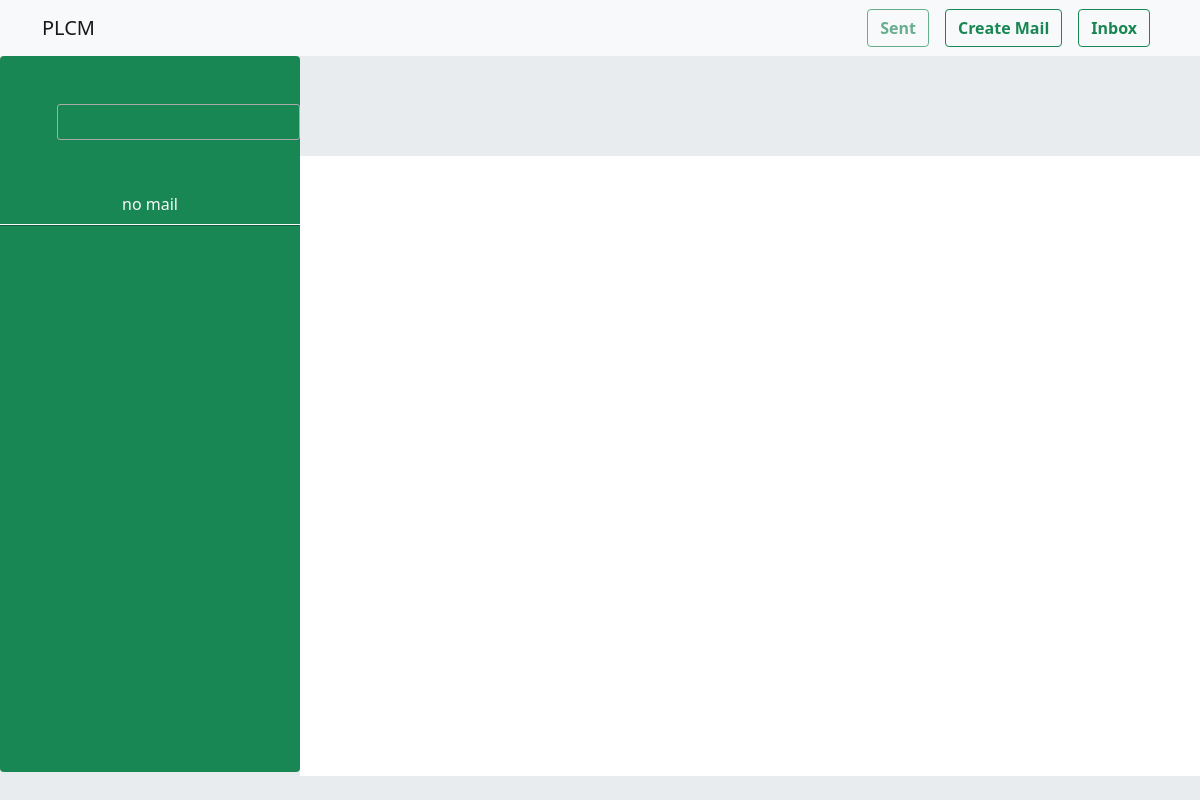
The app's page /send_mail.php (signed in), older data.
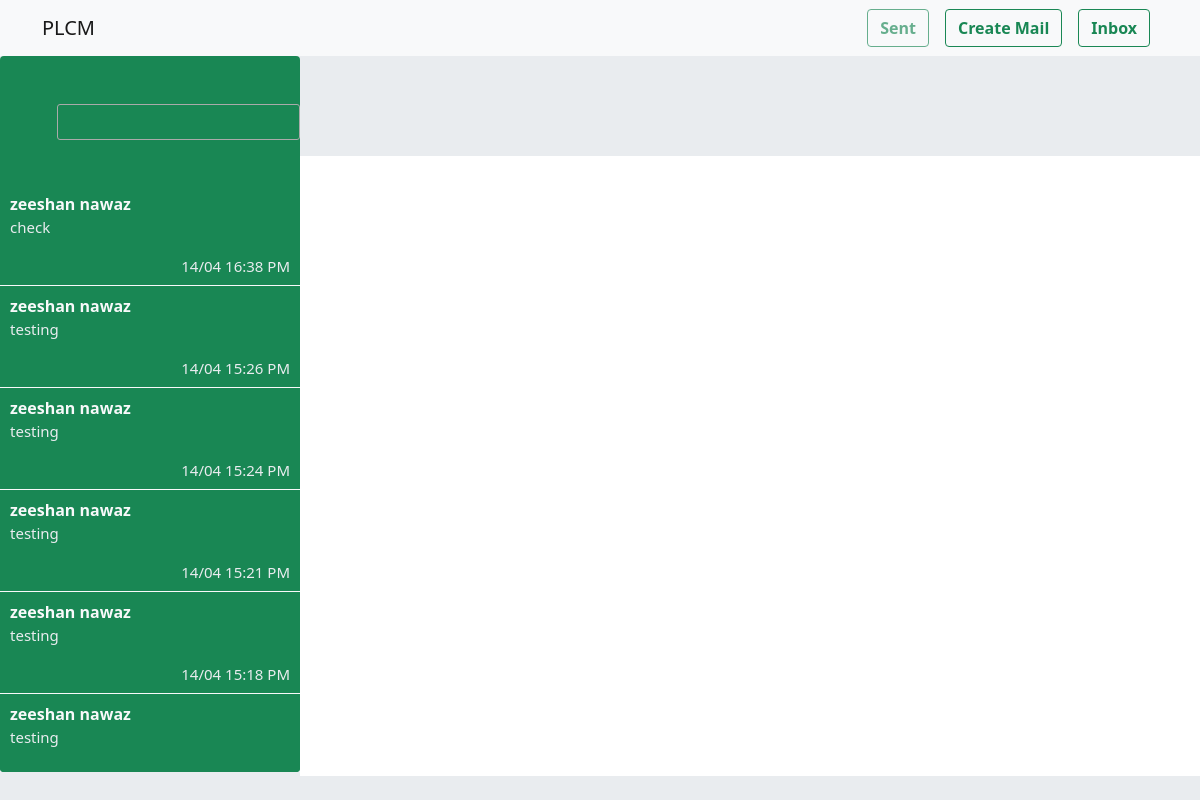
The same page, newer data.
### tables this page shows
CREATE TABLE `emails` (
  `e_id` int(11) NOT NULL,
  `crt_id` int(11) NOT NULL,
  `m_id` int(11) NOT NULL,
  `subject` text NOT NULL,
  `description` text NOT NULL,
  `category` int(11) NOT NULL,
  `file_path` text NOT NULL,
  `date` timestamp NOT NULL DEFAULT current_timestamp(),
  `status` text NOT NULL DEFAULT 'unseen'
);

CREATE TABLE `members` (
  `m_id` int(11) NOT NULL,
  `f_name` text NOT NULL,
  `l_name` text NOT NULL,
  `reg_no` text NOT NULL,
  `email` text NOT NULL,
  `password` text NOT NULL,
  `designation` text NOT NULL,
  `speciality` text NOT NULL,
  `img_path` text NOT NULL,
  `date` timestamp NOT NULL DEFAULT current_timestamp() ON UPDATE current_timestamp()
);

### send_mail.php (the view, shortened to what this page needs)
<?php
include_once("connection/connection.php");
$s_id=$_SESSION['id'];
$user=null;
$query="select status,e_id,m_id ,emails.description,emails.date as date from emails where   emails.crt_id=".$s_id." order by e_id desc";
$emails=mysqli_query($conn,$query);
if(mysqli_num_rows($emails)>0){
  while($em=mysqli_fetch_assoc($emails)){
  if($em['m_id']==14){
    $query="select * from admin ";
    $get_admin=mysqli_query($conn,$query);
    $admin_data=mysqli_fetch_assoc($get_admin);
    $name=$admin_data['f_name'];
    $file_path=$admin_data['img_path'];
}
else{
    $query="select * from members where m_id=".$em['m_id'];
    $get_member=mysqli_query($conn,$query);
    $member_data=mysqli_fetch_assoc($get_member);
    $name=$member_data['f_name']." ".$member_data['l_name'];
}
    $user.="<tr class='bg-success border border-start-0 border-end-0 border-top-0 border-light get_mail' data-id='".$em['e_id']."' data-m_id='".$em['m_id']."' style='cursor:pointer'><td><div class='text-light fw-bold'>".$name."</div>
    <p class=' e_desc'>".substr($em['description'],0,100)."</p>
    <div class='text-end e_date'>".date('d/m H:i A',strtotime($em['date']))."</div>
    </td></tr>";
  }
}
else{
  $user="<tr class='bg-success border border-0'><td class='text-light text-center ' colspan='5'>no mail</td></tr> ";
}
?>
<!doctype html>
<html lang="en">
  <head>
    <link href="https://cdn.jsdelivr.net/npm/bootstrap@5.1.3/dist/css/bootstrap.min.css" rel="stylesheet">
    <link rel="stylesheet" type="text/css" href="//cdn.datatables.net/1.10.21/css/jquery.dataTables.min.css"/>
    <link rel='stylesheet' href='css/style.css'>
    <link rel='stylesheet' href='css/style2.css'>
<link rel="stylesheet" href="css/jquery.multiselect.css">
  </head>
  <body>
  <div class='container-fluid p-0 responsive wrapper-message email' >
  <nav class="navbar navbar-expand-md navbar-light bg-light">
  <div class="container">
  <a class="navbar-brand" href="home.php">PLCM</a>
    <div class="collapse navbar-collapse" id="navbarSupportedContent">
      <div class=' d-flex align-items-center justify-md-content-start justify-content-around'>
           <a type="button" class="btn  btn-outline-success fw-bold disabled mx-2" href="send_mail.php">
  Sent
</a>
<button type="button" class="btn  btn-outline-success fw-bold mx-2" data-bs-toggle="modal" data-bs-target="#exampleModal">
  Create Mail
</button>
               <a type="button" class="btn  btn-outline-success fw-bold mx-2" href="inbox_mail.php">
  Inbox
</a>
</div>
    </div>
  </div>
</nav>
<section class=' bg message-sec ' style="height:90vh">
  <div class='row m-0 align-items-stretch justify-content-start ' style="height:90vh;">
  <div class='col-3  p-0  bg-success rounded  ' style="height:89.5vh;overflow-y:hidden">
  <div class="table-responsive mt-2 pb-5 mt-5" style="height:84.5vh;overflow-y:scroll">
<table id="userTable" class=' table table-hover ' style="border-collapse: separate;">
        <thead>
                   </thead>
        <tbody id="list_profile">
       <?php echo $user;?>
        </tbody>
    </table>
                </div>
</div>
<div class='col-9 bg-body d-flex flex-column p-0' style="height:90vh">
    <div class='bg px-2 py-4 user_profile' style="height:15%">
</div>
        <div class='col-12 text-muted h3 fw-bold  d-flex flex-column  align-items-start px-2 py-4' id='message_show' style="height:85%; overflow-y:scroll" >
          </div>
</div>
</div>
</div>
</body>
</html>

Row changes from the older to the newer data that the page shows:
added emails: m.l_name "zeeshan nawaz", description "check", date "14/04 16:38 PM"
added emails: m.l_name "zeeshan nawaz", description "testing", date "14/04 15:26 PM"
added emails: m.l_name "zeeshan nawaz", description "testing", date "14/04 15:24 PM"
added emails: m.l_name "zeeshan nawaz", description "testing", date "14/04 15:21 PM"
added emails: m.l_name "zeeshan nawaz", description "testing", date "14/04 15:18 PM"
added emails: m.l_name "zeeshan nawaz", description "testing"
Text that changed along with them:
text no longer shown: "no mail"
